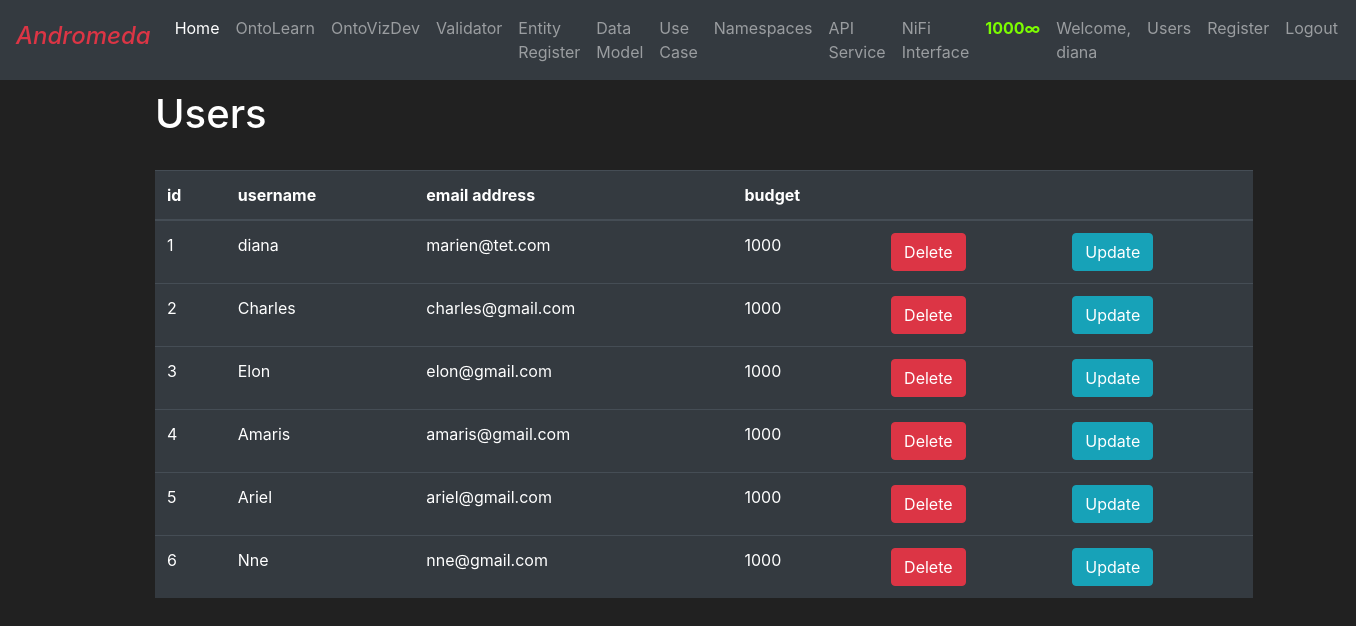
The page /users (signed in) on the database as committed earlier.
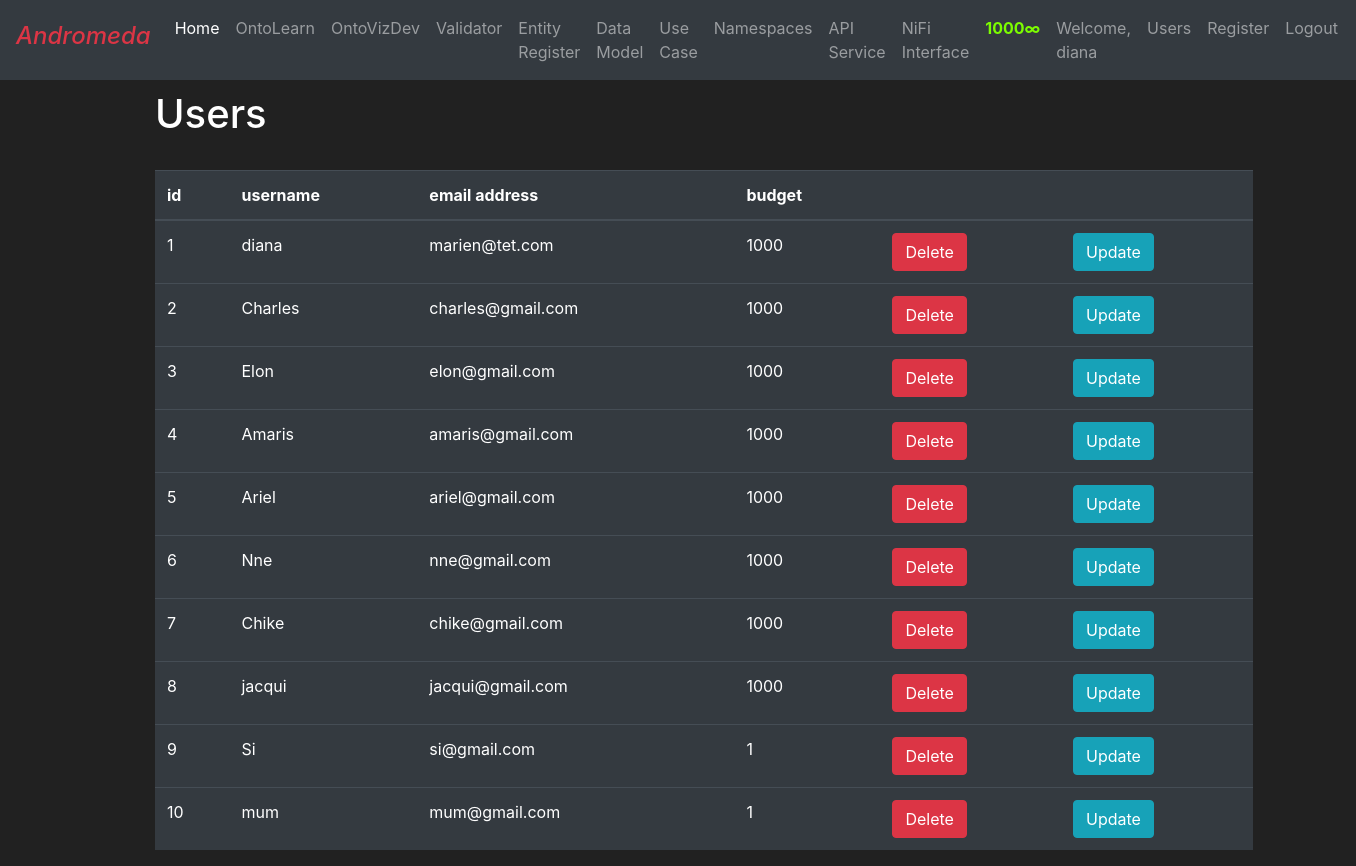
The same page on the database as committed later.
### ontoML/models.py (models this page shows, shortened)
class User(db.Model, UserMixin):
    id = db.Column(db.Integer(), primary_key=True)
    username = db.Column(db.String(length=30), nullable=False, unique=True)
    email_address = db.Column(db.String(length=50), nullable=False, unique=True)
    password_hash = db.Column(db.String(length=60), nullable=False)
    budget = db.Column(db.Integer(), nullable=False, default=1)
    items = db.relationship('Item', backref='owned_user', lazy=True)
    @property
    def password(self):
        return self.password
    @property
    def prettier_budget(self):
        if len(str(self.budget)) > 4:
            return f'{str(self.budget)[:-3]}, {str(self.budget)[-3:]}∞'
        else:
            return f"{self.budget}∞"

### ontoML/auth.py (the view)
@app.route("/users")
@login_required
def users_page():
    try:
        users = User.query.all()
        return render_template('users.html', users=users)
    except:
        flash('No user database table found!', category='danger')
        return redirect(url_for('userRegister_page'))

### ontoML/models.py (called while the page is built)
@loging_manager.user_loader
def load_user(user_id):
    return User.query.get(int(user_id))

### ontoML/templates/users.html (shortened to what this page needs)
{% extends 'base.html'%}
{% block content %}
<div class="row" style="margin-top:10px; margin-left:140px" >
    <div class="col-11">
      <div class="content">
        <h1>Users</h1>
        <br>
        <table class="table table-hover table-dark">
               <thead>
                   <tr>
                       <th scope="col">id</th>
                       <th scope="col">username</th>
                       <th scope="col">email address</th>
                       <th scope="col">budget</th>
                       <th scope="col"></th>
                       <th scope="col"></th>
                   </tr>
               </thead>
               <tbody>
                       {% for user in users %}
                           <tr>
                               <td>{{ user.id }}</td>
                               <td>{{ user.username }}</td>
                               <td>{{ user.email_address }}</td>
                               <td>{{ user.budget }}</td>
                               <td>
                                   <button class="btn btn-outline btn-danger">Delete</button>
                               </td>
                               <td>
                                   <button class="btn btn-outline btn-info">Update</button>
                               </td>
                           </tr>
                       {% endfor %}
               </tbody>
        </table>
      </div>
    </div>
</div>
{% endblock %}

### ontoML/templates/base.html (shortened to what this page needs)
<!doctype html>
<html lang="en">
   <head>
      <link rel="stylesheet" href="https://cdn.jsdelivr.net/npm/bootstrap@4.5.3/dist/css/bootstrap.min.css">
   </head>
   <body>
        <nav class="navbar navbar-expand-md navbar-dark bg-dark">
          <a class="navbar-brand text-danger font-italic" href="{{ url_for('home_page') }}"><h4>Andromeda</h4></a>
          <div class="collapse navbar-collapse" id="navbarNav">
            <ul class="navbar-nav mr-auto">
                <li class="nav-item active">
                    <a class="nav-link" href="{{ url_for('home_page') }}">Home <span class="sr-only">(current)</span></a>
                </li>
                 <li class="nav-item">
                    <a class="nav-link" href="{{ url_for('ontology_page') }}">OntoLearn</a>
                </li>
                 <li class="nav-item">
                    <a class="nav-link" href="{{ url_for('entityRegister_page') }}">OntoVizDev</a>
                </li>
                 <li class="nav-item">
                    <a class="nav-link" href="{{ url_for('sparqlquery_page') }}">Validator</a>
                </li>
                <li class="nav-item">
                    <a class="nav-link" href="{{ url_for('entityRegister_page') }}">Entity Register</a>
                </li>
                <li class="nav-item">
                    <a class="nav-link" href="{{ url_for('datamodel_page') }}">Data Model</a>
                </li>
                 <li class="nav-item">
                    <a class="nav-link" href="{{ url_for('use_case_page') }}">Use Case</a>
                </li>
                <li class="nav-item">
                    <a class="nav-link" href="{{ url_for('namespaces_page') }}">Namespaces</a>
                </li>
                <li class="nav-item">
                    <a class="nav-link" href="{{ url_for('api_page') }}">API Service</a>
                </li>
                 <li class="nav-item">
                    <a class="nav-link" href="{{ url_for('nifi_interface_page') }}">NiFi Interface</a>
                </li>
            </ul>
              {% if current_user.is_authenticated %}
                 <ul class="navbar-nav">
                     <li class="nav-item">
                         <a class="nav-link" style="color: lawngreen; font-weight: bold">
                             {{ current_user.prettier_budget }}
                         </a>
                     </li>
                     <li class="nav-item">
                         <a class="nav-link">Welcome, {{ current_user.username }}</a>
                     </li>
                      <li class="nav-item">
                         <a class="nav-link" href="{{ url_for('users_page')}}">Users</a>
                     </li>
                      <li class="nav-item">
                         <a class="nav-link" href="{{ url_for('userRegister_page') }}">Register</a>
                     </li>
                     <li class="nav-item">
                         <a class="nav-link" href="{{ url_for('logout_page') }}">Logout</a>
                     </li>
                 </ul>
              {% endif %}
          </div>
        </nav>
        {% block content %}
        {% endblock %}
   </body>
</html>

### ontoML/templates/base.html (style rules this page uses)
body { background-color: #212121; color: white }

Rows that differ between the two databases and show on the page:
added User: id "7", username "Chike", email_address "chike@gmail.com", budget "1000"
added User: id "8", username "jacqui", email_address "jacqui@gmail.com", budget "1000"
added User: id "9", username "Si", email_address "si@gmail.com", budget "1"
added User: id "10", username "mum", email_address "mum@gmail.com", budget "1"
